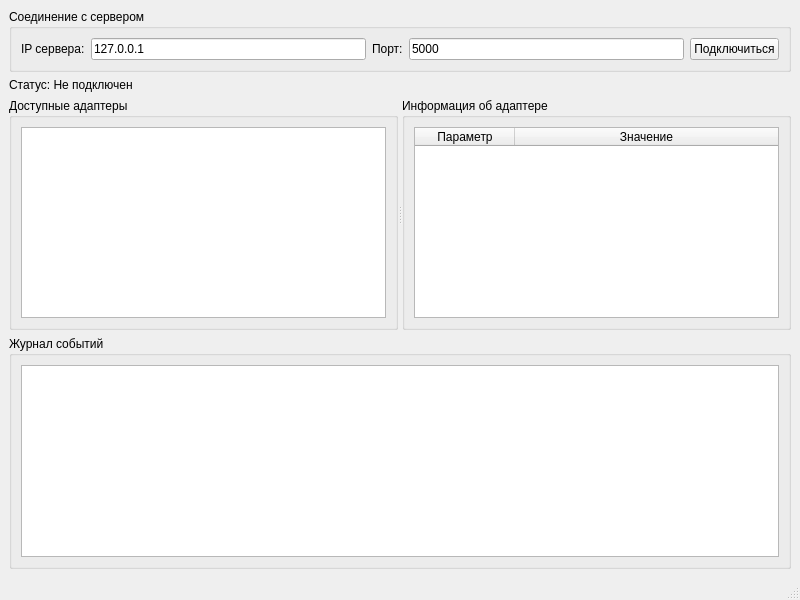
<?xml version="1.0" encoding="UTF-8"?>
<ui version="4.0">
 <class>ClientWindow</class>
 <widget class="QMainWindow" name="ClientWindow">
  <property name="geometry">
   <rect>
    <x>0</x>
    <y>0</y>
    <width>800</width>
    <height>600</height>
   </rect>
  </property>
  <property name="windowTitle">
   <string>Клиент сетевого мониторинга</string>
  </property>
  <widget class="QWidget" name="centralwidget">
   <layout class="QVBoxLayout" name="verticalLayout">
    <item>
     <widget class="QGroupBox" name="connectionGroupBox">
      <property name="title">
       <string>Соединение с сервером</string>
      </property>
      <layout class="QHBoxLayout" name="horizontalLayout">
       <item>
        <widget class="QLabel" name="label">
         <property name="text">
          <string>IP сервера:</string>
         </property>
        </widget>
       </item>
       <item>
        <widget class="QLineEdit" name="serverIPInput">
         <property name="text">
          <string>127.0.0.1</string>
         </property>
        </widget>
       </item>
       <item>
        <widget class="QLabel" name="label_2">
         <property name="text">
          <string>Порт:</string>
         </property>
        </widget>
       </item>
       <item>
        <widget class="QLineEdit" name="serverPortInput">
         <property name="text">
          <string>5000</string>
         </property>
        </widget>
       </item>
       <item>
        <widget class="QPushButton" name="connectButton">
         <property name="text">
          <string>Подключиться</string>
         </property>
        </widget>
       </item>
      </layout>
     </widget>
    </item>
    <item>
     <widget class="QLabel" name="statusLabel">
      <property name="text">
       <string>Статус: Не подключен</string>
      </property>
     </widget>
    </item>
    <item>
     <widget class="QSplitter" name="splitter">
      <property name="orientation">
       <enum>Qt::Horizontal</enum>
      </property>
      <widget class="QGroupBox" name="adaptersGroupBox">
       <property name="title">
        <string>Доступные адаптеры</string>
       </property>
       <layout class="QVBoxLayout" name="verticalLayout_2">
        <item>
         <widget class="QListWidget" name="adapterList"/>
        </item>
       </layout>
      </widget>
      <widget class="QGroupBox" name="adapterInfoGroupBox">
       <property name="title">
        <string>Информация об адаптере</string>
       </property>
       <layout class="QVBoxLayout" name="verticalLayout_3">
        <item>
         <widget class="QTableWidget" name="adapterInfoTable">
          <property name="editTriggers">
           <set>QAbstractItemView::NoEditTriggers</set>
          </property>
          <property name="selectionMode">
           <enum>QAbstractItemView::SingleSelection</enum>
          </property>
          <property name="selectionBehavior">
           <enum>QAbstractItemView::SelectRows</enum>
          </property>
          <attribute name="horizontalHeaderStretchLastSection">
           <bool>true</bool>
          </attribute>
          <column>
           <property name="text">
            <string>Параметр</string>
           </property>
          </column>
          <column>
           <property name="text">
            <string>Значение</string>
           </property>
          </column>
         </widget>
        </item>
       </layout>
      </widget>
     </widget>
    </item>
    <item>
     <widget class="QGroupBox" name="logGroupBox">
      <property name="title">
       <string>Журнал событий</string>
      </property>
      <layout class="QVBoxLayout" name="verticalLayout_4">
       <item>
        <widget class="QTextEdit" name="logWidget">
         <property name="readOnly">
          <bool>true</bool>
         </property>
        </widget>
       </item>
      </layout>
     </widget>
    </item>
   </layout>
  </widget>
  <widget class="QMenuBar" name="menubar">
   <property name="geometry">
    <rect>
     <x>0</x>
     <y>0</y>
     <width>800</width>
     <height>21</height>
    </rect>
   </property>
  </widget>
  <widget class="QStatusBar" name="statusbar"/>
 </widget>
 <resources/>
 <connections/>
</ui> 
